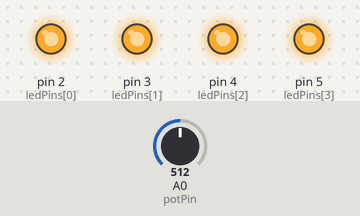
A sketch run on a simulated Arduino Uno, built with avr-gcc and run on an emulated ATmega328P. Shown: output pins drawn as LEDs (lit = HIGH). The inputs (shaded band) are chosen by the test bench; at power-on: A0 (potPin) = 512. What the sketch prints to the serial monitor is not drawn.

Above: at 5.8 s.
5.9 s: A0 (potPin) set to 122
At 7.9 s:
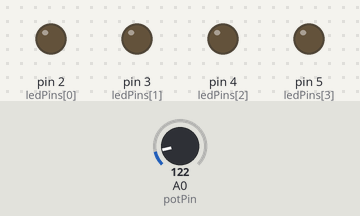
11.9 s: A0 (potPin) set to 0
Timing chart, 0 to 23.9 s (numbered marks = the images above; inputs shaded):
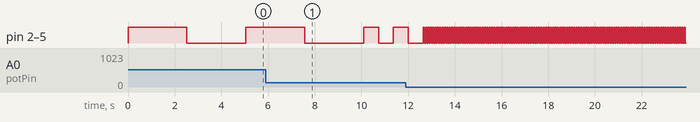

The sketch:

sketch_may26a.ino
```cpp
  const int ledPins[] = {2, 3, 4, 5};
  const int numLeds = sizeof(ledPins) / sizeof(ledPins[0]);

  const int potPin = A0;
void setup() {
  for (int i = 0; i < numLeds; i++) {
    pinMode(ledPins[i], OUTPUT);
  }
  pinMode(potPin, INPUT);

  Serial.begin(9600);
}

void loop() {
  int potValue = analogRead(potPin);

  int delayTime = map(potValue, 0, 1025, 50, 5000);

  Serial.print("Gia tri VR: ");
  Serial.print(potValue);
  Serial.print("Thoi gian chu ky: ");
  Serial.print(delayTime);
  Serial.println("ms");

  for (int i = 0; i < numLeds; i++) {
    digitalWrite(ledPins[i], HIGH);
  }
  delay(delayTime);

  for (int i = 0; i < numLeds; i++) {
    digitalWrite(ledPins[i], LOW);
  }
  delay(delayTime);

}
```

Measured:
- by itself, pin 2 (ledPins[0]), pin 3 (ledPins[1]), pin 4 (ledPins[2]), pin 5 (ledPins[3]): repeats every 0.10 s: HIGH 0.05 s, LOW 0.05 s
